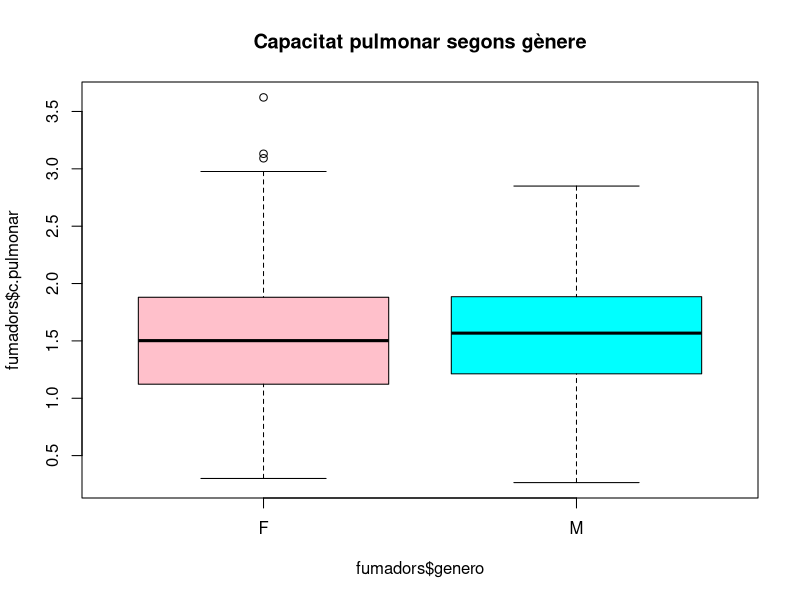
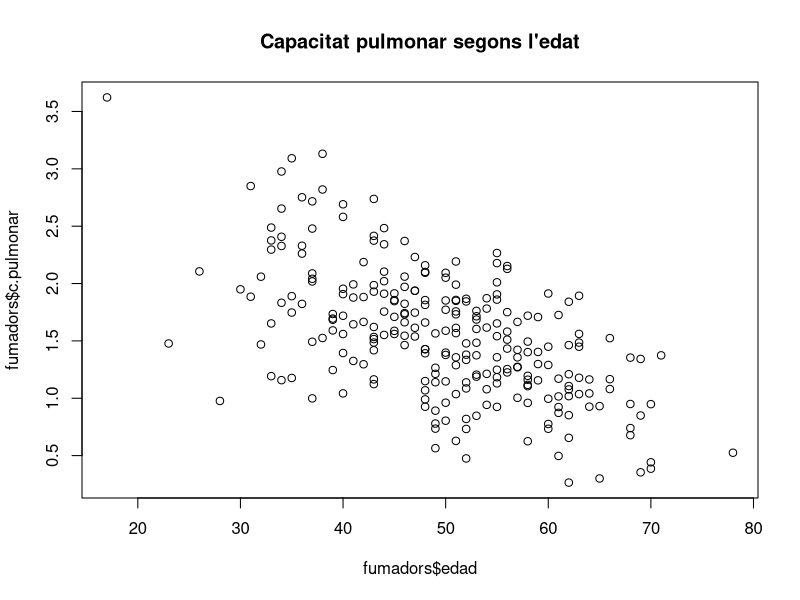
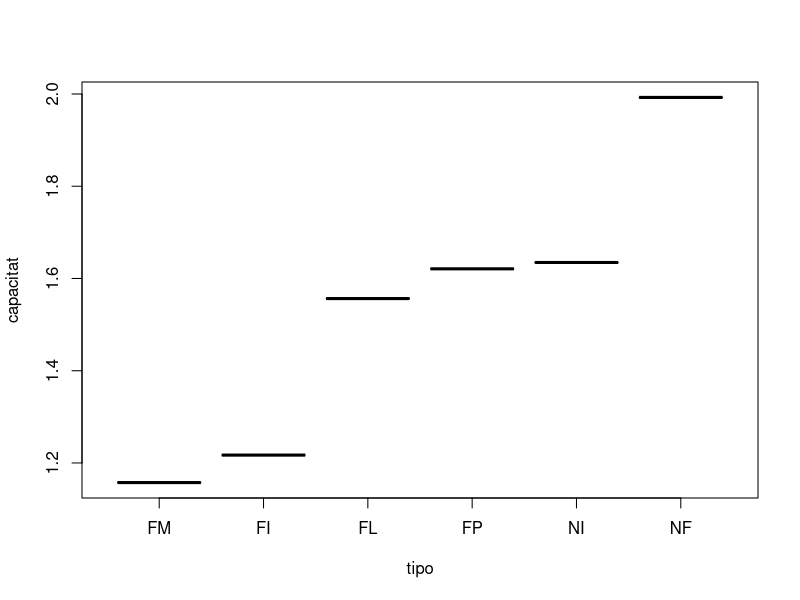
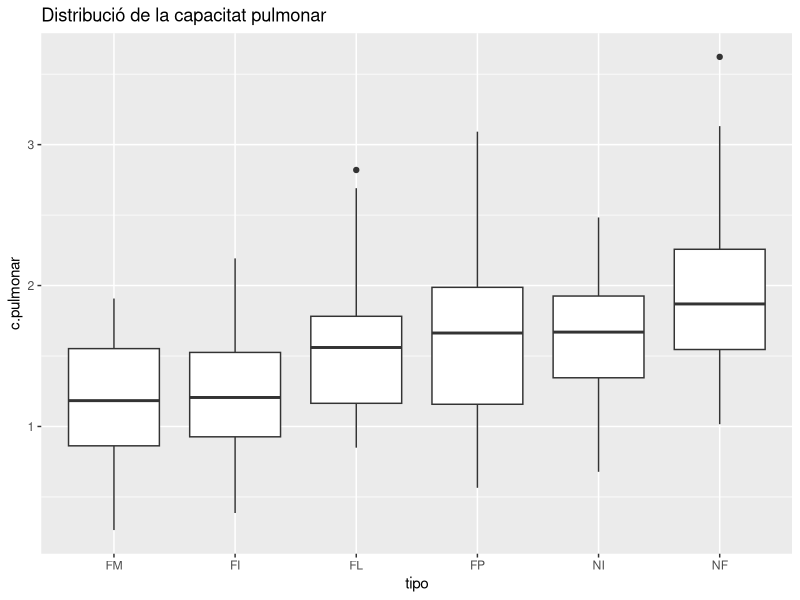
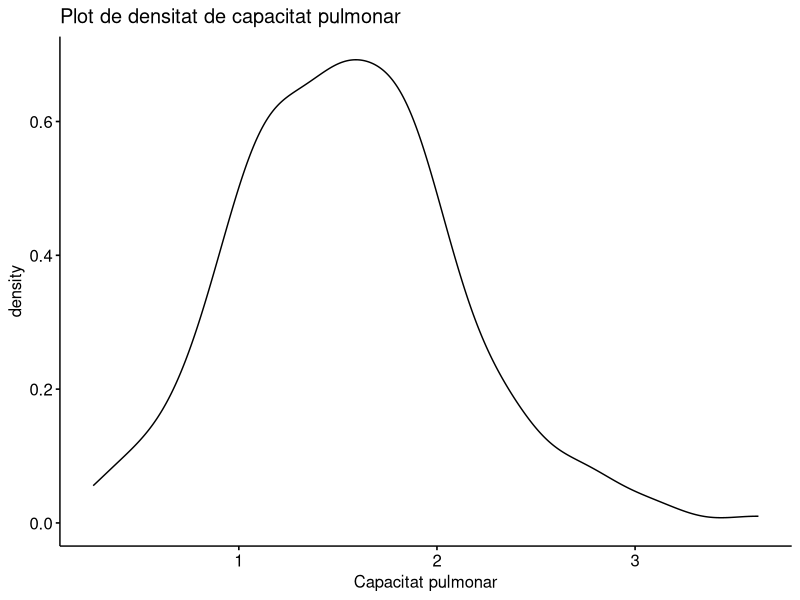
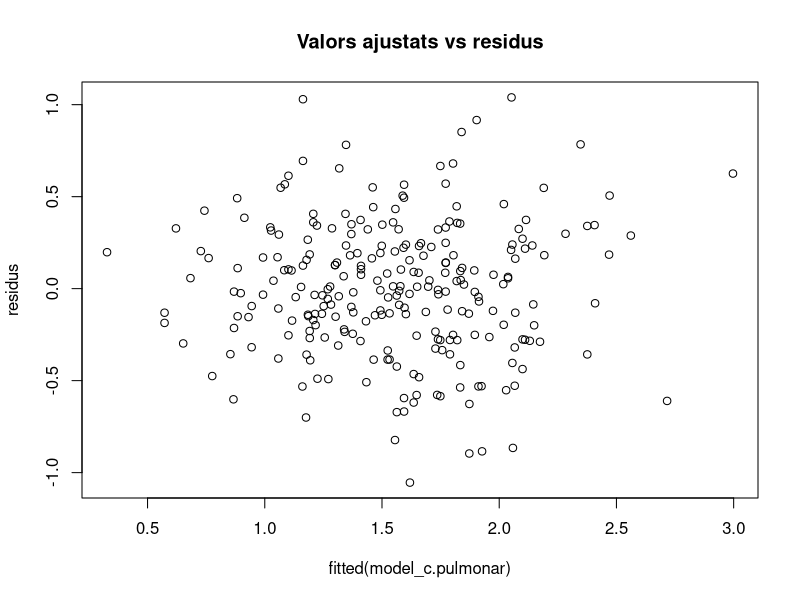
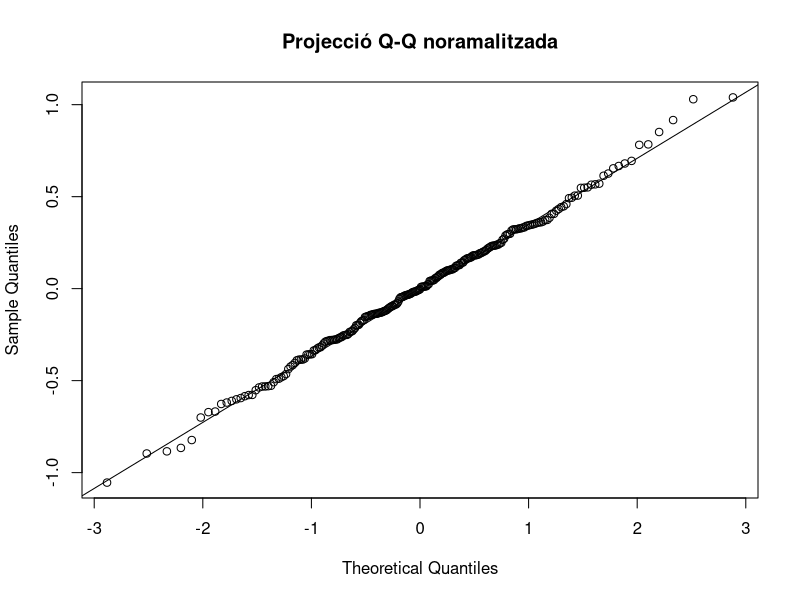
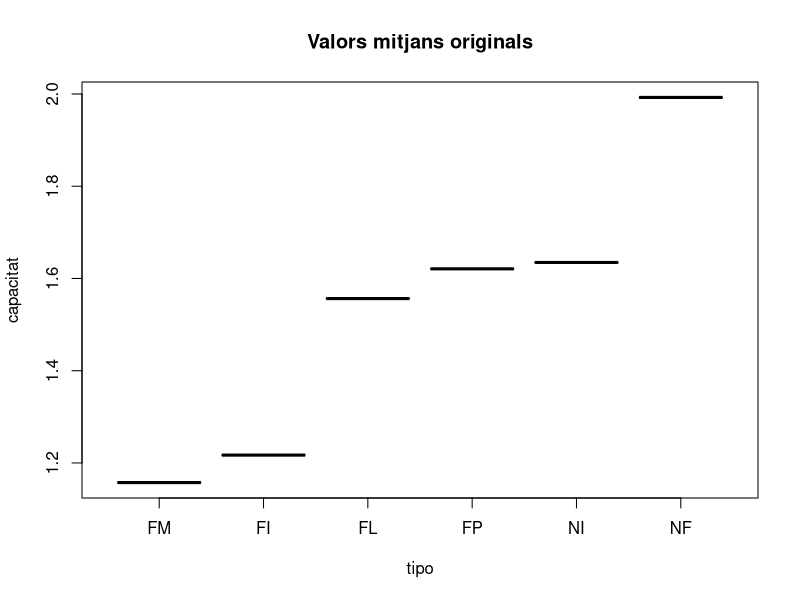

These figures' R source, in order:
## ---- chunk 1
knitr::opts_chunk$set(echo = TRUE)
## ---- chunk 2
if(!require(dplyr)){install.packages("dplyr")}
if(!require(ggplot2)){install.packages("ggplot2")}
if(!require(ggpubr)){install.packages("ggpubr")}
if(!require(knitr)){install.packages("knitr")}
library("dplyr")
library("ggplot2")
library("ggpubr")
library("knitr")
## ---- chunk 3
# Carregue les dades
dfBase <- read.csv('./Fumadores.csv', sep=';')

# Mostre el tipus
str(dfBase)
## ---- chunk 4
# Valors no únics:
unique(dfBase$Tipo)

# Valors numèrics erronis:
dfBase$AE[58]
## ---- chunk 5
# Canvie Tipo:
dfBase$Tipo <- trimws(dfBase$Tipo)
dfBase$Tipo <- toupper(dfBase$Tipo)

# Canvie AE:
dfBase$AE <- gsub(",", ".", dfBase$AE)

# Canvie el tipus de les dades:
fumadors <- dfBase %>% transmute(c.pulmonar = as.numeric(AE),
                                 tipo = as.factor(Tipo),
                                 genero = as.factor(genero),
                                 edad = edad)

# Comprove que totes les dades són correctes:
unique(fumadors$tipo)
unique(fumadors$genero)

# Finalment comprove els valors nuls del dataset i elimine l'anterior:
remove(dfBase)
colSums(is.na(fumadors))
## ---- chunk 6
summary(fumadors)
## ---- chunk 7
dones <- fumadors[fumadors$genero == "F",]
homes <- fumadors[fumadors$genero == "M",]

# Mostre les dades:
boxplot(fumadors$c.pulmonar ~ fumadors$genero,
        col = c("pink", "cyan"),
        main = "Capacitat pulmonar segons gènere")

# Mostre els valors de les dones:
summary(dones$c.pulmonar)
# Mostre els valors dels homes:
summary(homes$c.pulmonar)
## ---- chunk 8
plot(fumadors$edad,fumadors$c.pulmonar,main = "Capacitat pulmonar segons l'edat")
## ---- chunk 9
# Nombre de tius de fumador:
summary(fumadors$tipo)

# Mitjana de cada tipus:
tipus <-fumadors %>%
  group_by(tipo) %>%
  summarise(capacitat = mean(c.pulmonar))

# Reordenem les dades:
tipus <- tipus[order(tipus$capacitat),]
tipus$tipo <- factor(tipus$tipo, levels = tipus$tipo[order(tipus$capacitat)])

# Mostre les mitjanes per tipus:
as.data.frame(tipus)
plot(tipus)

# Faig el boxplot per cada capacitat pulmonar:
fumadors$tipo <- factor(fumadors$tipo, levels = tipus$tipo[order(tipus$capacitat)])
ggplot(fumadors,aes(tipo,c.pulmonar))+geom_boxplot()+ggtitle("Distribució de la capacitat pulmonar")
## ---- chunk 10
# Test de normalitat
shapiro.test(fumadors$c.pulmonar)

ggdensity(fumadors$c.pulmonar, 
          main = "Plot de densitat de capacitat pulmonar",
          xlab = "Capacitat pulmonar")
## ---- chunk 11
shapiro.test(homes$c.pulmonar)
shapiro.test(dones$c.pulmonar)
## ---- chunk 12
#Interval de confiança al 95%
t.test(homes$c.pulmonar)$"conf.int"
t.test(dones$c.pulmonar)$"conf.int"
## ---- chunk 13
var.test(homes$c.pulmonar,dones$c.pulmonar)
## ---- chunk 14
# Guarde el test:
ttest.bilateral <- function( x1, x2, CL=95, var.equal=FALSE ){
  mean1<-mean(x1); n1<-length(x1); sd1<-sd(x1)
  mean2<-mean(x2); n2<-length(x2); sd2<-sd(x2)
  alfa <- (1-CL/100)
  
#variances iguals
  if (var.equal){
    S <- sqrt( ( (n1-1)*sd1^2 + (n2-1)*sd2^2 ) / (n1+n2-2) )
    t <- (mean1-mean2) / (S * sqrt(1/n1+1/n2) )
    df <- n1+n2-2
  }
  else{
    #variances diferents
    Sb <- sqrt( sd1^2/n1 + sd2^2/n2 )
    denom <- ( (sd1^2/n1)^2/(n1-1) + (sd2^2/n2)^2/(n2-1))
    df <- ( (sd1^2/n1 + sd2^2/n2)^2 ) / denom
    t<- (mean1-mean2) / Sb #valor observat
  }

  tcritical <- qt( alfa/2, df, lower.tail=FALSE ) 
  
  pvalue<-pt( abs(t), df, lower.tail=FALSE )*2 
  
  #Guarde el resultat
  info<-c(mean1, mean2, t,tcritical,pvalue,df)
  names(info)<-c("mean1", "mean2", "t","tcritical", "pvalue", "df")
  return (info)
}

# Faig el càlcul:
test_1 <- ttest.bilateral(homes$c.pulmonar,dones$c.pulmonar, CL = 95, var.equal = TRUE)
test_1
## ---- chunk 15
# Agrupe les dades:
fuma <- fumadors[fumadors$tipo %in% c("NI","FL","FM","FI"),]
no.fuma <- fumadors[fumadors$tipo %in% c("NF","FP"),]
## ---- chunk 16
shapiro.test(fuma$c.pulmonar)
shapiro.test(no.fuma$c.pulmonar)

var.test(fuma$c.pulmonar,no.fuma$c.pulmonar)
## ---- chunk 17
unique(fuma$tipo)
unique(no.fuma$tipo)
## ---- chunk 18
ttest.unilateral <- function( x1, x2, CL=95, alternative="less", var.equal=FALSE ){
  mean1<-mean(x1); n1<-length(x1); sd1<-sd(x1)
  mean2<-mean(x2); n2<-length(x2); sd2<-sd(x2)
  alfa <- (1-CL/100)
  #variances iguals
  if (var.equal){
    S <- sqrt( ( (n1-1)*sd1^2 + (n2-1)*sd2^2 ) / (n1+n2-2) )
    t <- (mean1-mean2) / (S * sqrt(1/n1+1/n2) )
    df <- n1+n2-2
  }else{
  #variances diferents
  Sb <- sqrt( sd1^2/n1 + sd2^2/n2 )
  denom <- ( (sd1^2/n1)^2/(n1-1) + (sd2^2/n2)^2/(n2-1))
  df <- ( (sd1^2/n1 + sd2^2/n2)^2 ) / denom
  t<- (mean1-mean2) / Sb #valor observat
  }
  #less
  if (alternative=="less"){
  tcritical <- qt( alfa, df, lower.tail=TRUE )
  pvalue<-pt( t, df, lower.tail=TRUE )
  }else{ #greater
  tcritical <- qt( alfa, df, lower.tail=FALSE )
  pvalue<-pt( t, df, lower.tail=FALSE )
  }
  
  #Guarde el resultat
  info<-c(mean1, mean2, t,tcritical,pvalue,df)
  names(info)<-c("mean1", "mean2", "t","tcritical", "pvalue", "df")
  return (info)
}

# Aplique el test
test_2 <- ttest.unilateral(fuma$c.pulmonar,no.fuma$c.pulmonar,CL = 95, var.equal = TRUE)
test_2
## ---- chunk 19
model_c.pulmonar <- lm(c.pulmonar ~ tipo + genero + edad, 
                   data=fumadors)
summary(model_c.pulmonar)
## ---- chunk 20
# Extrauré els residus
residus <- resid(model_c.pulmonar)

# Mostre els valors ajustats vs residus
plot(fitted(model_c.pulmonar), residus,  main = "Valors ajustats vs residus")

# Motre el QQ normalitzat
qqnorm(residus, main = "Projecció Q-Q noramalitzada")
qqline(residus)
## ---- chunk 21
d2 <- data.frame(c.pulmonar = c(0,0,0,0,0,0,0,0,0,0,
                                0,0,0,0,0,0,0,0,0,0,
                                0,0,0,0,0,0,0,0,0,0,
                                0,0,0,0,0,0,0,0,0,0,
                                0,0,0,0,0,0,0,0,0,0,0),
                 tipo = c("FI","FI","FI","FI","FI","FI","FI","FI","FI","FI",
                          "FI","FI","FI","FI","FI","FI","FI","FI","FI","FI",
                          "FI","FI","FI","FI","FI","FI","FI","FI","FI","FI",
                          "FI","FI","FI","FI","FI","FI","FI","FI","FI","FI",
                          "FI","FI","FI","FI","FI","FI","FI","FI","FI","FI","FI"),
                 genero = c("M","M","M","M","M","M","M","M","M","M",
                            "M","M","M","M","M","M","M","M","M","M",
                            "M","M","M","M","M","M","M","M","M","M",
                            "M","M","M","M","M","M","M","M","M","M",
                            "M","M","M","M","M","M","M","M","M","M","M"),
                 edad = c(30,31,32,33,34,35,36,37,38,39,
                          40,41,42,43,44,45,46,47,48,49,
                          50,51,52,53,54,55,56,57,58,59,
                          60,61,62,63,64,65,66,67,68,69,
                          70,71,72,73,74,75,76,77,78,79,80))

d1 <- data.frame(c.pulmonar = c(0,0,0,0,0,0,0,0,0,0,
                                0,0,0,0,0,0,0,0,0,0,
                                0,0,0,0,0,0,0,0,0,0,
                                0,0,0,0,0,0,0,0,0,0,
                                0,0,0,0,0,0,0,0,0,0,0),
                 tipo = c("FM","FM","FM","FM","FM","FM","FM","FM","FM","FM",
                          "FM","FM","FM","FM","FM","FM","FM","FM","FM","FM",
                          "FM","FM","FM","FM","FM","FM","FM","FM","FM","FM",
                          "FM","FM","FM","FM","FM","FM","FM","FM","FM","FM",
                          "FM","FM","FM","FM","FM","FM","FM","FM","FM","FM","FM"),
                 genero = c("M","M","M","M","M","M","M","M","M","M",
                            "M","M","M","M","M","M","M","M","M","M",
                            "M","M","M","M","M","M","M","M","M","M",
                            "M","M","M","M","M","M","M","M","M","M",
                            "M","M","M","M","M","M","M","M","M","M","M"),
                 edad = c(30,31,32,33,34,35,36,37,38,39,
                          40,41,42,43,44,45,46,47,48,49,
                          50,51,52,53,54,55,56,57,58,59,
                          60,61,62,63,64,65,66,67,68,69,
                          70,71,72,73,74,75,76,77,78,79,80))

d3 <- data.frame(c.pulmonar = c(0,0,0,0,0,0,0,0,0,0,
                                0,0,0,0,0,0,0,0,0,0,
                                0,0,0,0,0,0,0,0,0,0,
                                0,0,0,0,0,0,0,0,0,0,
                                0,0,0,0,0,0,0,0,0,0,0),
                 tipo = c("FL","FL","FL","FL","FL","FL","FL","FL","FL","FL",
                          "FL","FL","FL","FL","FL","FL","FL","FL","FL","FL",
                          "FL","FL","FL","FL","FL","FL","FL","FL","FL","FL",
                          "FL","FL","FL","FL","FL","FL","FL","FL","FL","FL",
                          "FL","FL","FL","FL","FL","FL","FL","FL","FL","FL","FL"),
                 genero = c("M","M","M","M","M","M","M","M","M","M",
                            "M","M","M","M","M","M","M","M","M","M",
                            "M","M","M","M","M","M","M","M","M","M",
                            "M","M","M","M","M","M","M","M","M","M",
                            "M","M","M","M","M","M","M","M","M","M","M"),
                 edad = c(30,31,32,33,34,35,36,37,38,39,
                          40,41,42,43,44,45,46,47,48,49,
                          50,51,52,53,54,55,56,57,58,59,
                          60,61,62,63,64,65,66,67,68,69,
                          70,71,72,73,74,75,76,77,78,79,80))

d4 <- data.frame(c.pulmonar = c(0,0,0,0,0,0,0,0,0,0,
                                0,0,0,0,0,0,0,0,0,0,
                                0,0,0,0,0,0,0,0,0,0,
                                0,0,0,0,0,0,0,0,0,0,
                                0,0,0,0,0,0,0,0,0,0,0),
                 tipo = c("FP","FP","FP","FP","FP","FP","FP","FP","FP","FP",
                          "FP","FP","FP","FP","FP","FP","FP","FP","FP","FP",
                          "FP","FP","FP","FP","FP","FP","FP","FP","FP","FP",
                          "FP","FP","FP","FP","FP","FP","FP","FP","FP","FP",
                          "FP","FP","FP","FP","FP","FP","FP","FP","FP","FP","FP"),
                 genero = c("M","M","M","M","M","M","M","M","M","M",
                            "M","M","M","M","M","M","M","M","M","M",
                            "M","M","M","M","M","M","M","M","M","M",
                            "M","M","M","M","M","M","M","M","M","M",
                            "M","M","M","M","M","M","M","M","M","M","M"),
                 edad = c(30,31,32,33,34,35,36,37,38,39,
                          40,41,42,43,44,45,46,47,48,49,
                          50,51,52,53,54,55,56,57,58,59,
                          60,61,62,63,64,65,66,67,68,69,
                          70,71,72,73,74,75,76,77,78,79,80))

d5 <- data.frame(c.pulmonar = c(0,0,0,0,0,0,0,0,0,0,
                                0,0,0,0,0,0,0,0,0,0,
                                0,0,0,0,0,0,0,0,0,0,
                                0,0,0,0,0,0,0,0,0,0,
                                0,0,0,0,0,0,0,0,0,0,0),
                 tipo = c("NI","NI","NI","NI","NI","NI","NI","NI","NI","NI",
                          "NI","NI","NI","NI","NI","NI","NI","NI","NI","NI",
                          "NI","NI","NI","NI","NI","NI","NI","NI","NI","NI",
                          "NI","NI","NI","NI","NI","NI","NI","NI","NI","NI",
                          "NI","NI","NI","NI","NI","NI","NI","NI","NI","NI","NI"),
                 genero = c("M","M","M","M","M","M","M","M","M","M",
                            "M","M","M","M","M","M","M","M","M","M",
                            "M","M","M","M","M","M","M","M","M","M",
                            "M","M","M","M","M","M","M","M","M","M",
                            "M","M","M","M","M","M","M","M","M","M","M"),
                 edad = c(30,31,32,33,34,35,36,37,38,39,
                          40,41,42,43,44,45,46,47,48,49,
                          50,51,52,53,54,55,56,57,58,59,
                          60,61,62,63,64,65,66,67,68,69,
                          70,71,72,73,74,75,76,77,78,79,80))

d6 <- data.frame(c.pulmonar = c(0,0,0,0,0,0,0,0,0,0,
                                0,0,0,0,0,0,0,0,0,0,
                                0,0,0,0,0,0,0,0,0,0,
                                0,0,0,0,0,0,0,0,0,0,
                                0,0,0,0,0,0,0,0,0,0,0),
                 tipo = c("NF","NF","NF","NF","NF","NF","NF","NF","NF","NF",
                          "NF","NF","NF","NF","NF","NF","NF","NF","NF","NF",
                          "NF","NF","NF","NF","NF","NF","NF","NF","NF","NF",
                          "NF","NF","NF","NF","NF","NF","NF","NF","NF","NF",
                          "NF","NF","NF","NF","NF","NF","NF","NF","NF","NF","NF"),
                 genero = c("M","M","M","M","M","M","M","M","M","M",
                            "M","M","M","M","M","M","M","M","M","M",
                            "M","M","M","M","M","M","M","M","M","M",
                            "M","M","M","M","M","M","M","M","M","M",
                            "M","M","M","M","M","M","M","M","M","M","M"),
                 edad = c(30,31,32,33,34,35,36,37,38,39,
                          40,41,42,43,44,45,46,47,48,49,
                          50,51,52,53,54,55,56,57,58,59,
                          60,61,62,63,64,65,66,67,68,69,
                          70,71,72,73,74,75,76,77,78,79,80))

# unisc les dades
prova_model <- rbind(d1,d2,d3,d4,d5,d6)

remove(d1,d2,d3,d4,d5,d6,test_1,test_2)

# les canvie als tipus bons
prova_model <- prova_model %>% transmute(c.pulmonar = as.numeric(c.pulmonar),
                                         tipo = as.factor(tipo),
                                         genero = as.factor(genero),
                                         edad = edad)
# ordene els nivells de tipo i sexe
prova_model$tipo <- factor(prova_model$tipo, levels = tipus$tipo[order(tipus$capacitat)])
prova_model$genero <- factor(prova_model$genero, levels = levels(fumadors$genero)) 

# Mostre les dades:
str(prova_model)
## ---- chunk 22
for (row in c(1:nrow(prova_model))) {
  valor <- data.frame(tipo = prova_model[row,2],
                      genero = prova_model[row,3],
                      edad = prova_model[row,4])
  prova_model[row,1] <- predict(model_c.pulmonar, newdata = valor)
}

# Mostre un resum de la taula:
head(prova_model)
## ---- chunk 23
tipus2 <-fumadors %>%
  group_by(tipo) %>%
  summarise(capacitat = mean(c.pulmonar))
plot(tipus, main = "Valors mitjans originals")
plot(tipus2, main = "Valors mitjans predits")
## ---- chunk 24
shapiro.test(fumadors$c.pulmonar)
qqnorm(fumadors$c.pulmonar, main = "Projecció Q-Q noramalitzada Fumadors")
qqline(fumadors$c.pulmonar)
## ---- chunk 25
# Test de bartlett:
bartlett.test(c.pulmonar ~ tipo, data = fumadors)
## ---- chunk 26
# Calcule l'anova:
fum.aov <- aov(c.pulmonar ~ tipo, data = fumadors)

# La mostre:
summary(fum.aov)
## ---- chunk 27
pairwise.t.test(fumadors$c.pulmonar,fumadors$tipo, p.adjust.method = "none")
## ---- chunk 28
pairwise.t.test(fumadors$c.pulmonar,fumadors$tipo, p.adjust.method = "bonferroni")
## ---- chunk 29
# Aprofite els datasets 'homes' i 'dones' anteriors:

# Mitjana de cada tipus H:
tipusH <- homes %>%
  group_by(tipo) %>%
  summarise(capacitat = mean(c.pulmonar))

# Mitjana de cada tipus D:
tipusD <- dones %>%
  group_by(tipo) %>%
  summarise(capacitat = mean(c.pulmonar))

#Mostre Homes
tipusH
#Mostre Dones
tipusD
## ---- chunk 30
ggplot() +
  geom_line(data = tipusH, aes(x = tipo, y = capacitat, group = 1), color = "blue") +
  geom_line(data = tipusD, aes(x = tipo, y = capacitat, group = 1), color = "red")
## ---- chunk 31
# Calcule l'anova:
fum.aov2 <- aov(c.pulmonar ~ tipo + genero + tipo:genero, data = fumadors)

# La mostre:
summary(fum.aov2)
## ---- chunk 32
# Resum:
Taula_informe <- data.frame("N" = "1.",
                            "Pregunta" = "Hi ha inconsistències?",
                            "Resultat" = "Es canvien els tipus de Tipo, genero a factor. Es corregeixen les comes de AE. Es renombren les variables AE i Tipo",
                            "Conclusió" = "S'han preparat les dades per fer l'anàlisi"
                      )

Taula_informe <- rbind(Taula_informe, c("2.1",
                                        "Quines diferències hi ha entre cp i gènere?",
                                        "Es mostra el gràfic",
                                        "Hi ha poques diferències de gènere, amb una lleu desviació cap a una pijor capacitat pulmonar de les dones"
                                        ))

Taula_informe <- rbind(Taula_informe, c("2.2",
                                        "Quines diferències hi ha entre cp i edat?",
                                        "Es mostra el gràfic",
                                        "A mesura que augmenta l'edat empijora la capacitat pulmonar"
                                        ))

Taula_informe <- rbind(Taula_informe, c("2.3",
                                        "Quines diferències hi ha entre cp i els tipus de fumador?",
                                        "Es mostra el gràfic",
                                        "Hi ha diferències notables entre els fumadors i no fumadors. A més consum, pijor cp."
                                        ))

Taula_informe <- rbind(Taula_informe, c("3.",
                                        "Interval de confiança de la capacitat pulmonar homes i dones",
                                        "[1.48,1.68] per als homes i [1.43,1.62] per a les dones",
                                        "Hi ha una lleugera diferència als intervals, però no sembla molt significativa"
                                        ))

Taula_informe <- rbind(Taula_informe, c("4.",
                                        "Hi ha diferències en la cp de les dones i els homes?",
                                        "Contrast d'hipotesis amb test de dues mostres amb mitjanes i variancies desconegudes però iguals. Bilateral. Guardat a la funció ttest.bilateral()",
                                        "No s'observen diferències significatives per a la població"
                                        ))

Taula_informe <- rbind(Taula_informe, c("5.",
                                        "Hi ha diferències en la cp dels fumadors vs els no fumadors?",
                                        "Contrast d'hipotesis amb test de dues mostres amb mitjanes i variancies desconegudes però iguals. Unilateral per l'esquerra. Guardat a la funció ttest.unilateral()",
                                        "La mitjana poblacional de la capacitat pulmonar dels fumadors és menor a la dels no fumadors"
                                        ))

Taula_informe <- rbind(Taula_informe, c("6.",
                                        "Trobar un model de regressió lineal múltiple que predisca la capacitat pulmonar per als valors passats",
                                        "El model s'ha guardat a la variable model_c.pulmonar",
                                        "El model s'ha generat correctament i s'ha provat amb 300 registres predint la cp de manera correcta. A la predicció de prova s'han aconseguit els resultats esperats"
                                        ))

Taula_informe <- rbind(Taula_informe, c("7",
                                        "Fes l'ANOVA unifactorial de cp per a tipo",
                                        "Es guarda l'anova a la variable fum.aov",
                                        "Es descarta l'hipotesi nul·la i s'accepta que hi ha diferències entre els factors de tipus"
                                        ))

Taula_informe <- rbind(Taula_informe, c("8.",
                                        "Comparacions multiples per esbrinar les diferències entre els tipus",
                                        "S'aplica el pairwise.test sense i amb correcció de Bonferroni. Resultats equivalents",
                                        "Els factors aparellats que presenten més variació a les mitjanes són, altra vegada, principalment tres grups. Els no fumadors es diferencien de tots. Els fumadors lleugers, moderats, i que no ingereixen. I finalment els fumadors moderats i intensius"
                                        ))

Taula_informe <- rbind(Taula_informe, c("9.",
                                        "ANOVA multifactorial per a genero i tipo",
                                        "Es guarda l'anova a la variable fum.aov2",
                                        "S'observa graficament una interacció entre les variables de genero i tipo, però al fer l'anova s'hi veu que sols presenta diferències a les mitjanes el factor de tipo. És a dir, el genere no fa variar les mitjanes significativament"
                                        ))

# Mostre la taula:
kable(Taula_informe)

# Neteja final:
remove(dones, fuma, homes, no.fuma, prova_model, tipus, tipus2, tipusH, tipusD, row, residus, valor)
